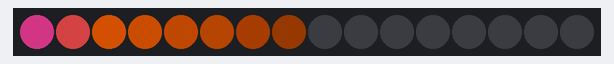
Bench run of a sketch on a simulated Arduino Uno, built with avr-gcc and run on an emulated ATmega328P. Shown: 16 RGB LEDs in strip order, left to right. Dim RGB values are drawn brighter than linear.

Above: at 0.16 s.
At 0.79 s:
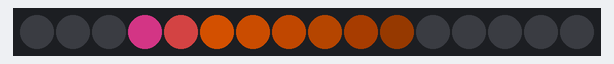
At 1.43 s:
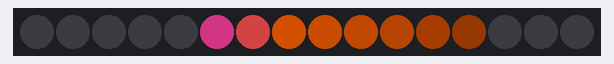
At 2.71 s:
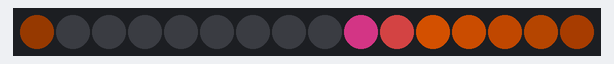
At 3.98 s:
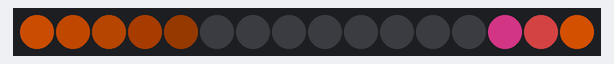
At 5.58 s:
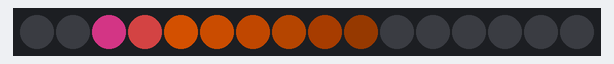

The sketch:

chaser16.ino
```cpp
#include <Adafruit_NeoPixel.h>
#ifdef __AVR__
#include <avr/power.h>
#endif

#define PIN 1
#define N_PIXELS 16

Adafruit_NeoPixel strip;
uint32_t pattern[N_PIXELS];
int position = 0;

uint32_t orange = strip.Color(255, 96, 0);
uint32_t pink = strip.Color(255, 64, 160);
uint32_t white = strip.Color(127, 127, 127);

// User defined settings
int theDelay = 20;
uint32_t headColor = pink;
uint32_t tailColor = orange;
uint32_t endColor = 0;
int headLength = 2;
int tailLength = 6;

void setup() {
  strip = Adafruit_NeoPixel(N_PIXELS, PIN, NEO_GRB + NEO_KHZ800);

  for (int i = 0; i < headLength; i++) {
    pattern[i] = lerpColor(headColor, tailColor, (float(i) / float(headLength)));
  }
  for (int i = headLength; i < headLength + tailLength; i++) {
    pattern[i] = lerpColor(tailColor, endColor, (float(i - headLength) / float(tailLength)));
  }

  strip.begin();
  strip.show();
}

void loop() {
  cycleBuffer();
  delay(theDelay);
}

uint32_t lerpColor(uint32_t c1, uint32_t c2, float amt) {
  uint32_t r1 = (c1 & 0xff0000) >> 16;
  uint32_t g1 = (c1 & 0xff00) >> 8;
  uint32_t b1 = (c1 & 0xff);
  uint32_t r2 = (c2 & 0xff0000) >> 16;
  uint32_t g2 = (c2 & 0xff00) >> 8;
  uint32_t b2 = (c2 & 0xff);

  float r = (float(r1) * (1.0 - amt) + float(r2) * amt) / 2.0;
  float g = (float(g1) * (1.0 - amt) + float(g2) * amt) / 2.0;
  float b = (float(b1) * (1.0 - amt) + float(b2) * amt) / 2.0;

  return (uint32_t(r) << 16) | (uint32_t(g) << 8) | uint32_t(b);
}

void cycleBuffer() {
  for (int i = 0; i < N_PIXELS; i++) {
    int thisPosition = (i + position) % N_PIXELS;

    strip.setPixelColor(i, pattern[thisPosition]);
  }

  position = ++position % N_PIXELS;
  strip.show();
}
```

Measured:
- by itself, everything shown: repeats every 5.1 s, in 16 steps
